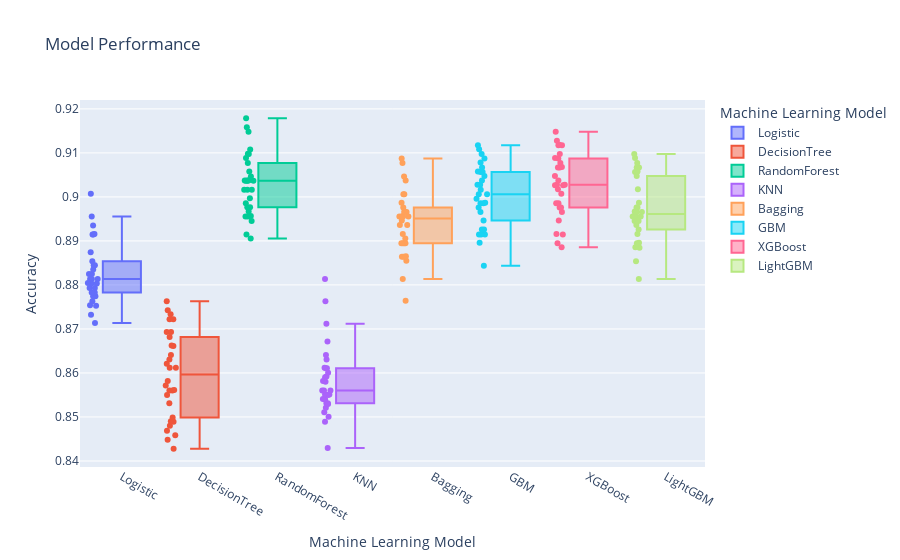

Notebook cell for this chart:
### Markdown cell above
Generate a box plot to check the evaluation of each model.

### Code cell
fig = px.box(classificationmod_g03, x="Model", y="Score",color="Model",points='all',
labels={"Model": "Machine Learning Model",
        "Score": "Accuracy"
        },title="Model Performance")
fig.show()
#fig.write_image("Boxplot.jpeg",engine="kaleido",format="png", width=1600, height=700, scale=0.75)

### Figure 1 — Plotly figure (JSON) as saved in the notebook; plotly's stock layout.template omitted (floating-point values rounded to 4 significant figures)
{"data": [{"alignmentgroup": "True", "boxpoints": "all", "hovertemplate": "Machine Learning Model=%{x}<br>Accuracy=%{y}<extra></extra>", "legendgroup": "Logistic", "marker": {"color": "#636efa"}, "name": "Logistic", "notched": false, "offsetgroup": "Logistic", "orientation": "v", "showlegend": true, "type": "box", "x": ["Logistic", "Logistic", "Logistic", "Logistic", "Logistic", "Logistic", "Logistic", "Logistic", "Logistic", "Logistic", "Logistic", "Logistic", "Logistic", "Logistic", "Logistic", "Logistic", "Logistic", "Logistic", "Logistic", "Logistic", "Logistic", "Logistic", "Logistic", "Logistic", "Logistic", "Logistic", "Logistic", "Logistic", "Logistic", "Logistic"], "x0": " ", "xaxis": "x", "y": [0.8754, 0.9007, 0.8774, 0.8916, 0.8813, 0.8793, 0.8763, 0.8783, 0.8874, 0.8783, 0.8845, 0.8825, 0.8835, 0.8774, 0.8753, 0.8813, 0.8935, 0.8854, 0.8915, 0.8732, 0.8804, 0.8845, 0.8825, 0.8713, 0.8813, 0.8915, 0.8803, 0.8803, 0.8793, 0.8955], "y0": " ", "yaxis": "y"}, {"alignmentgroup": "True", "boxpoints": "all", "hovertemplate": "Machine Learning Model=%{x}<br>Accuracy=%{y}<extra></extra>", "legendgroup": "DecisionTree", "marker": {"color": "#EF553B"}, "name": "DecisionTree", "notched": false, "offsetgroup": "DecisionTree", "orientation": "v", "showlegend": true, "type": "box", "x": ["DecisionTree", "DecisionTree", "DecisionTree", "DecisionTree", "DecisionTree", "DecisionTree", "DecisionTree", "DecisionTree", "DecisionTree", "DecisionTree", "DecisionTree", "DecisionTree", "DecisionTree", "DecisionTree", "DecisionTree", "DecisionTree", "DecisionTree", "DecisionTree", "DecisionTree", "DecisionTree", "DecisionTree", "DecisionTree", "DecisionTree", "DecisionTree", "DecisionTree", "DecisionTree", "DecisionTree", "DecisionTree", "DecisionTree", "DecisionTree"], "x0": " ", "xaxis": "x", "y": [0.8612, 0.8734, 0.8582, 0.8693, 0.8489, 0.8742, 0.8448, 0.8631, 0.8621, 0.8641, 0.8531, 0.8612, 0.848, 0.8571, 0.8469, 0.8682, 0.855, 0.8458, 0.856, 0.8428, 0.849, 0.8663, 0.8561, 0.8693, 0.8722, 0.8499, 0.8722, 0.856, 0.8661, 0.8763], "y0": " ", "yaxis": "y"}, {"alignmentgroup": "True", "boxpoints": "all", "hovertemplate": "Machine Learning Model=%{x}<br>Accuracy=%{y}<extra></extra>", "legendgroup": "RandomForest", "marker": {"color": "#00cc96"}, "name": "RandomForest", "notched": false, "offsetgroup": "RandomForest", "orientation": "v", "showlegend": true, "type": "box", "x": ["RandomForest", "RandomForest", "RandomForest", "RandomForest", "RandomForest", "RandomForest", "RandomForest", "RandomForest", "RandomForest", "RandomForest", "RandomForest", "RandomForest", "RandomForest", "RandomForest", "RandomForest", "RandomForest", "RandomForest", "RandomForest", "RandomForest", "RandomForest", "RandomForest", "RandomForest", "RandomForest", "RandomForest", "RandomForest", "RandomForest", "RandomForest", "RandomForest", "RandomForest", "RandomForest"], "x0": " ", "xaxis": "x", "y": [0.9037, 0.9037, 0.9037, 0.9058, 0.9158, 0.9016, 0.8945, 0.9016, 0.8986, 0.8955, 0.9088, 0.9098, 0.8997, 0.8956, 0.8915, 0.9037, 0.9178, 0.8955, 0.9108, 0.9047, 0.8977, 0.8977, 0.8906, 0.8967, 0.9016, 0.9037, 0.9037, 0.9097, 0.9077, 0.9148], "y0": " ", "yaxis": "y"}, {"alignmentgroup": "True", "boxpoints": "all", "hovertemplate": "Machine Learning Model=%{x}<br>Accuracy=%{y}<extra></extra>", "legendgroup": "KNN", "marker": {"color": "#ab63fa"}, "name": "KNN", "notched": false, "offsetgroup": "KNN", "orientation": "v", "showlegend": true, "type": "box", "x": ["KNN", "KNN", "KNN", "KNN", "KNN", "KNN", "KNN", "KNN", "KNN", "KNN", "KNN", "KNN", "KNN", "KNN", "KNN", "KNN", "KNN", "KNN", "KNN", "KNN", "KNN", "KNN", "KNN", "KNN", "KNN", "KNN", "KNN", "KNN", "KNN", "KNN"], "x0": " ", "xaxis": "x", "y": [0.8582, 0.8511, 0.8612, 0.8551, 0.859, 0.856, 0.8611, 0.8712, 0.86, 0.854, 0.8531, 0.8551, 0.8531, 0.843, 0.855, 0.856, 0.8763, 0.8641, 0.8671, 0.8489, 0.8521, 0.8501, 0.8541, 0.8592, 0.8631, 0.856, 0.858, 0.8529, 0.8611, 0.8813], "y0": " ", "yaxis": "y"}, {"alignmentgroup": "True", "boxpoints": "all", "hovertemplate": "Machine Learning Model=%{x}<br>Accuracy=%{y}<extra></extra>", "legendgroup": "Bagging", "marker": {"color": "#FFA15A"}, "name": "Bagging", "notched": false, "offsetgroup": "Bagging", "orientation": "v", "showlegend": true, "type": "box", "x": ["Bagging", "Bagging", "Bagging", "Bagging", "Bagging", "Bagging", "Bagging", "Bagging", "Bagging", "Bagging", "Bagging", "Bagging", "Bagging", "Bagging", "Bagging", "Bagging", "Bagging", "Bagging", "Bagging", "Bagging", "Bagging", "Bagging", "Bagging", "Bagging", "Bagging", "Bagging", "Bagging", "Bagging", "Bagging", "Bagging"], "x0": " ", "xaxis": "x", "y": [0.8936, 0.9037, 0.8956, 0.8967, 0.9077, 0.8813, 0.8864, 0.8955, 0.8895, 0.8895, 0.8936, 0.8987, 0.8916, 0.8906, 0.8864, 0.8955, 0.8966, 0.8895, 0.9006, 0.8895, 0.8946, 0.8855, 0.8764, 0.8865, 0.8955, 0.8966, 0.8976, 0.9006, 0.9047, 0.9087], "y0": " ", "yaxis": "y"}, {"alignmentgroup": "True", "boxpoints": "all", "hovertemplate": "Machine Learning Model=%{x}<br>Accuracy=%{y}<extra></extra>", "legendgroup": "GBM", "marker": {"color": "#19d3f3"}, "name": "GBM", "notched": false, "offsetgroup": "GBM", "orientation": "v", "showlegend": true, "type": "box", "x": ["GBM", "GBM", "GBM", "GBM", "GBM", "GBM", "GBM", "GBM", "GBM", "GBM", "GBM", "GBM", "GBM", "GBM", "GBM", "GBM", "GBM", "GBM", "GBM", "GBM", "GBM", "GBM", "GBM", "GBM", "GBM", "GBM", "GBM", "GBM", "GBM", "GBM"], "x0": " ", "xaxis": "x", "y": [0.9027, 0.9078, 0.9048, 0.9027, 0.9087, 0.8976, 0.8915, 0.8966, 0.8986, 0.8915, 0.9058, 0.9108, 0.8926, 0.9037, 0.8844, 0.8996, 0.9067, 0.8915, 0.9057, 0.9006, 0.8987, 0.8926, 0.8896, 0.8946, 0.9016, 0.9006, 0.9118, 0.8986, 0.9057, 0.9097], "y0": " ", "yaxis": "y"}, {"alignmentgroup": "True", "boxpoints": "all", "hovertemplate": "Machine Learning Model=%{x}<br>Accuracy=%{y}<extra></extra>", "legendgroup": "XGBoost", "marker": {"color": "#FF6692"}, "name": "XGBoost", "notched": false, "offsetgroup": "XGBoost", "orientation": "v", "showlegend": true, "type": "box", "x": ["XGBoost", "XGBoost", "XGBoost", "XGBoost", "XGBoost", "XGBoost", "XGBoost", "XGBoost", "XGBoost", "XGBoost", "XGBoost", "XGBoost", "XGBoost", "XGBoost", "XGBoost", "XGBoost", "XGBoost", "XGBoost", "XGBoost", "XGBoost", "XGBoost", "XGBoost", "XGBoost", "XGBoost", "XGBoost", "XGBoost", "XGBoost", "XGBoost", "XGBoost", "XGBoost"], "x0": " ", "xaxis": "x", "y": [0.9017, 0.9068, 0.9037, 0.9048, 0.9148, 0.8976, 0.9026, 0.9026, 0.8966, 0.8915, 0.9088, 0.9119, 0.8946, 0.9027, 0.8895, 0.9067, 0.9118, 0.8976, 0.9087, 0.9118, 0.9007, 0.9027, 0.8886, 0.8916, 0.9067, 0.8986, 0.9128, 0.9097, 0.8986, 0.9077], "y0": " ", "yaxis": "y"}, {"alignmentgroup": "True", "boxpoints": "all", "hovertemplate": "Machine Learning Model=%{x}<br>Accuracy=%{y}<extra></extra>", "legendgroup": "LightGBM", "marker": {"color": "#B6E880"}, "name": "LightGBM", "notched": false, "offsetgroup": "LightGBM", "orientation": "v", "showlegend": true, "type": "box", "x": ["LightGBM", "LightGBM", "LightGBM", "LightGBM", "LightGBM", "LightGBM", "LightGBM", "LightGBM", "LightGBM", "LightGBM", "LightGBM", "LightGBM", "LightGBM", "LightGBM", "LightGBM", "LightGBM", "LightGBM", "LightGBM", "LightGBM", "LightGBM", "LightGBM", "LightGBM", "LightGBM", "LightGBM", "LightGBM", "LightGBM", "LightGBM", "LightGBM", "LightGBM", "LightGBM"], "x0": " ", "xaxis": "x", "y": [0.9058, 0.8956, 0.8967, 0.8987, 0.9097, 0.8955, 0.8813, 0.9077, 0.8895, 0.8945, 0.9088, 0.9048, 0.8936, 0.8896, 0.8854, 0.8966, 0.9067, 0.8955, 0.8966, 0.8976, 0.9017, 0.8886, 0.8926, 0.8916, 0.8884, 0.8945, 0.8955, 0.8976, 0.9057, 0.9067], "y0": " ", "yaxis": "y"}], "layout": {"autosize": true, "boxmode": "overlay", "legend": {"title": {"text": "Machine Learning Model"}, "tracegroupgap": 0}, "title": {"text": "Model Performance"}, "xaxis": {"anchor": "y", "autorange": true, "categoryarray": ["Logistic", "DecisionTree", "RandomForest", "KNN", "Bagging", "GBM", "XGBoost", "LightGBM"], "categoryorder": "array", "domain": [0, 1], "range": [-0.5319, 7.5], "title": {"text": "Machine Learning Model"}, "type": "category"}, "yaxis": {"anchor": "x", "autorange": true, "domain": [0, 1], "range": [0.8386, 0.922], "title": {"text": "Accuracy"}, "type": "linear"}}}
